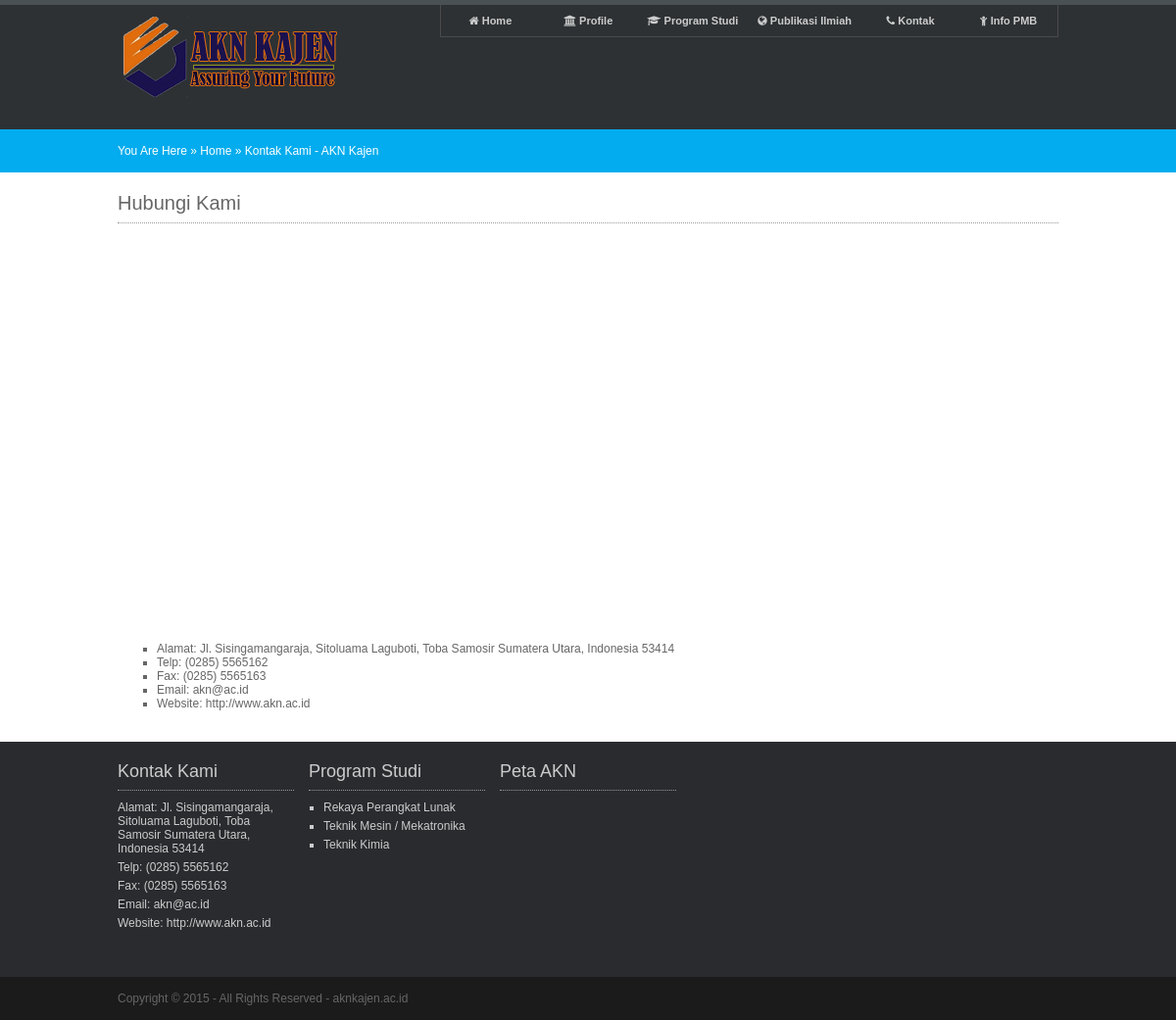
The app's page /index.php/main/kontakkami with its own data.
### tables this page shows
CREATE TABLE IF NOT EXISTS `tb_contact` (
  `id` int(11) NOT NULL AUTO_INCREMENT,
  `nama` varchar(100) NOT NULL,
  `alamat` text NOT NULL,
  `kode_pos` varchar(10) NOT NULL,
  `telp` varchar(50) NOT NULL,
  `fax` varchar(50) NOT NULL,
  `email` varchar(100) NOT NULL,
  `website` varchar(20) NOT NULL,
  PRIMARY KEY (`id`)
);

CREATE TABLE IF NOT EXISTS `tb_prodi` (
  `id` int(11) NOT NULL AUTO_INCREMENT,
  `link` varchar(100) NOT NULL,
  `judul` varchar(100) NOT NULL,
  `keterangan` text NOT NULL,
  `aktif` enum('Ya','Tidak') NOT NULL,
  `urutan` tinyint(4) NOT NULL,
  PRIMARY KEY (`id`)
);

### application/controllers/main.php (called while the page is built, shortened)
<?php
class Main extends CI_Controller {
    function __construct() {
        $this->load->model(array('m_main'));
        $this->ist = 'AKN Kajen';
    }
    function kontakkami() {
        $data['title'] = 'Kontak Kami - '.$this->ist;
        $data['contact'] = $this->m_main->get_data_contact()->row();
        $this->load->view('main/detail-kontak', $data);
    }
}

### index.php (called while the page is built, shortened)
<?php
require_once BASEPATH.'core/CodeIgniter.php';

### application/models/m_main.php (called while the page is built, shortened)
<?php
class M_main extends CI_Model {
    function get_list_prodi($id = NULL) {
        $q = NULL;
        $sql = "select * from tb_prodi where aktif = 'Ya' $q order BY urutan";
        return $this->db->query($sql);
    }
    function get_data_contact() {
        $sql = "select * from tb_contact";
        return $this->db->query($sql);
    }
    function get_list_profile($id = NULL) {
        $q = NULL;
        $sql = "select * from tb_profile where aktif = 'Ya' $q order by urutan";
        return $this->db->query($sql);
    }
    function get_list_kategori_jurnal($id = NULL) {
        $q = NULL;
        $sql = "select * from tb_journal_category where id is not NULL $q order by id asc";
        $result = $this->db->query($sql)->result();
        foreach ($result as $key => $value) {
            $sql_child = "select count(*) as jumlah from tb_journal where id_journal_category = '".$value->id."'";
            $result[$key]->jumlah = $this->db->query($sql_child)->row()->jumlah;
        }
        return $result;
    }
}

### application/models/m_masterdata.php (called while the page is built, shortened)
<?php
class M_masterdata extends CI_Model {
    function get_data_config() {
        $sql = "select * from tb_ta_aktif";
        return $this->db->query($sql);
    }
}

### application/helpers/functions_helper.php (called while the page is built, shortened)
<?php
    function remove_accent($str)
{
  $a = array('À', 'Á', 'Â', 'Ã', 'Ä', 'Å', 'Æ', 'Ç', 'È', 'É', 'Ê', 'Ë', 'Ì', 'Í', 'Î', 'Ï', 'Ð', 'Ñ', 'Ò', 'Ó', 'Ô', 'Õ', 'Ö', 'Ø', 'Ù', 'Ú', 'Û', 'Ü', 'Ý', 'ß', 'à', 'á', 'â', 'ã', 'ä', 'å', 'æ', 'ç', 'è', 'é', 'ê', 'ë', 'ì', 'í', 'î', 'ï', 'ñ', 'ò', 'ó', 'ô', 'õ', 'ö', 'ø', 'ù', 'ú', 'û', 'ü', 'ý', 'ÿ', 'Ā', 'ā', 'Ă', 'ă', 'Ą', 'ą', 'Ć', 'ć', 'Ĉ', 'ĉ', 'Ċ', 'ċ', 'Č', 'č', 'Ď', 'ď', 'Đ', 'đ', 'Ē', 'ē', 'Ĕ', 'ĕ', 'Ė', 'ė', 'Ę', 'ę', 'Ě', 'ě', 'Ĝ', 'ĝ', 'Ğ', 'ğ', 'Ġ', 'ġ', 'Ģ', 'ģ', 'Ĥ', 'ĥ', 'Ħ', 'ħ', 'Ĩ', 'ĩ', 'Ī', 'ī', 'Ĭ', 'ĭ', 'Į', 'į', 'İ', 'ı', 'Ĳ', 'ĳ', 'Ĵ', 'ĵ', 'Ķ', 'ķ', 'Ĺ', 'ĺ', 'Ļ', 'ļ', 'Ľ', 'ľ', 'Ŀ', 'ŀ', 'Ł', 'ł', 'Ń', 'ń', 'Ņ', 'ņ', 'Ň', 'ň', 'ŉ', 'Ō', 'ō', 'Ŏ', 'ŏ', 'Ő', 'ő', 'Œ', 'œ', 'Ŕ', 'ŕ', 'Ŗ', 'ŗ', 'Ř', 'ř', 'Ś', 'ś', 'Ŝ', 'ŝ', 'Ş', 'ş', 'Š', 'š', 'Ţ', 'ţ', 'Ť', 'ť', 'Ŧ', 'ŧ', 'Ũ', 'ũ', 'Ū', 'ū', 'Ŭ', 'ŭ', 'Ů', 'ů', 'Ű', 'ű', 'Ų', 'ų', 'Ŵ', 'ŵ', 'Ŷ', 'ŷ', 'Ÿ', 'Ź', 'ź', 'Ż', 'ż', 'Ž', 'ž', 'ſ', 'ƒ', 'Ơ', 'ơ', 'Ư', 'ư', 'Ǎ', 'ǎ', 'Ǐ', 'ǐ', 'Ǒ', 'ǒ', 'Ǔ', 'ǔ', 'Ǖ', 'ǖ', 'Ǘ', 'ǘ', 'Ǚ', 'ǚ', 'Ǜ', 'ǜ', 'Ǻ', 'ǻ', 'Ǽ', 'ǽ', 'Ǿ', 'ǿ');
  $b = array('A', 'A', 'A', 'A', 'A', 'A', 'AE', 'C', 'E', 'E', 'E', 'E', 'I', 'I', 'I', 'I', 'D', 'N', 'O', 'O', 'O', 'O', 'O', 'O', 'U', 'U', 'U', 'U', 'Y', 's', 'a', 'a', 'a', 'a', 'a', 'a', 'ae', 'c', 'e', 'e', 'e', 'e', 'i', 'i', 'i', 'i', 'n', 'o', 'o', 'o', 'o', 'o', 'o', 'u', 'u', 'u', 'u', 'y', 'y', 'A', 'a', 'A', 'a', 'A', 'a', 'C', 'c', 'C', 'c', 'C', 'c', 'C', 'c', 'D', 'd', 'D', 'd', 'E', 'e', 'E', 'e', 'E', 'e', 'E', 'e', 'E', 'e', 'G', 'g', 'G', 'g', 'G', 'g', 'G', 'g', 'H', 'h', 'H', 'h', 'I', 'i', 'I', 'i', 'I', 'i', 'I', 'i', 'I', 'i', 'IJ', 'ij', 'J', 'j', 'K', 'k', 'L', 'l', 'L', 'l', 'L', 'l', 'L', 'l', 'l', 'l', 'N', 'n', 'N', 'n', 'N', 'n', 'n', 'O', 'o', 'O', 'o', 'O', 'o', 'OE', 'oe', 'R', 'r', 'R', 'r', 'R', 'r', 'S', 's', 'S', 's', 'S', 's', 'S', 's', 'T', 't', 'T', 't', 'T', 't', 'U', 'u', 'U', 'u', 'U', 'u', 'U', 'u', 'U', 'u', 'U', 'u', 'W', 'w', 'Y', 'y', 'Y', 'Z', 'z', 'Z', 'z', 'Z', 'z', 's', 'f', 'O', 'o', 'U', 'u', 'A', 'a', 'I', 'i', 'O', 'o', 'U', 'u', 'U', 'u', 'U', 'u', 'U', 'u', 'U', 'u', 'A', 'a', 'AE', 'ae', 'O', 'o');
  return str_replace($a, $b, $str);
}
    function post_slug($str) {
        return strtolower(preg_replace(array('/[^a-zA-Z0-9 -]/', '/[ -]+/', '/^-|-$/'),
        array('', '-', ''), remove_accent($str)));
    }
?>

### application/views/footbox.php (the view, shortened to what this page needs)
<div class="footbox">
    <h2>Kontak Kami</h2>
    <ul>
      <li>Alamat: <?= $contact->alamat ?> <?= $contact->kode_pos ?></li>
      <li>Telp: <?= $contact->telp ?></li>
      <li>Fax: <?= $contact->fax ?></li>
      <li>Email: <?= $contact->email ?></li>
      <li class="last">Website: <?= $contact->website ?></li>
    </ul>
</div>
<div class="footbox">
    <h2>Program Studi</h2>
    <ul style="list-style-type: square; margin-left: 15px;">
        <?php
            $prodi = $this->m_main->get_list_prodi()->result();
            foreach ($prodi as $data) { ?>
        <li><b><a style="color: #ccc;" href="<?= base_url('main/detailprodi/'.$data->id.'/'.  post_slug($data->judul)) ?>"><?= $data->link ?></a></b></li>
        <?php } ?>
    </ul>
</div>
<div class="footbox">
    <h2>Peta AKN</h2>
    <div style="overflow:hidden;height:160px;width:400px;"><div id="gmap_canvas" style="height:160px;width:400px;"></div></div>
</div>

### application/views/main/detail-kontak.php (shortened to what this page needs)
<!DOCTYPE html PUBLIC "-//W3C//DTD XHTML 1.0 Transitional//EN" "http://www.w3.org/TR/xhtml1/DTD/xhtml1-transitional.dtd">
<html xmlns="http://www.w3.org/1999/xhtml">
<head>
<link rel="stylesheet" href="<?= base_url('assets/sched/styles/layout.css') ?>" type="text/css" />
<link rel="stylesheet" href="<?= base_url('assets/plugins/font-awesome-4.3.0/css/font-awesome.min.css') ?>" type="text/css" />
</head>
<body>
<div class="wrapper col0">
</div>
<div class="wrapper col1">
  <div id="header">
    <div id="logo">
      <h1><a href="<?= base_url('') ?>"><img src="<?= base_url('assets/img/logo-univ.png') ?>" /></a></h1>
    </div>
    <div id="topnav">
        <?= $this->load->view('nav') ?>
    </div>
    <br class="clear" />
  </div>
</div>
<div class="wrapper col2">
  <div id="breadcrumb">
    <ul>
      <li class="first">You Are Here</li>
      <li>&#187;</li>
      <li><a href="#">Home</a></li>
      <li>&#187;</li>
      <li class="current"><?= $title ?></li>
    </ul>
  </div>
</div>
<div class="wrapper col3">
  <div id="container">
      <h1>Hubungi Kami</h1>
      <div style="overflow:hidden;height:400px;width:950px;"><div id="gmap_canvas" style="height:400px;width:950px;"></div></div>
    <div>
        <ul style="list-style-type: square;">
        <li>Alamat: <?= $contact->alamat ?> <?= $contact->kode_pos ?></li>
        <li>Telp: <?= $contact->telp ?></li>
        <li>Fax: <?= $contact->fax ?></li>
        <li>Email: <?= $contact->email ?></li>
        <li class="last">Website: <?= $contact->website ?></li>
      </ul>
    </div>
  </div>
</div>
<div class="wrapper col4">
  <div id="footer">
    <?= $this->load->view('footbox') ?>
    <br class="clear" />
  </div>
</div>
<?= $this->load->view('footer') ?>
</body>
</html>

### assets/sched/styles/layout.css (style rules this page uses)
html { overflow-y:scroll; }
body { margin:0; padding:0; font-size:12px; font-family:"lucida grande",tahoma,verdana,arial,sans-serif; color:#333333; background-color:#FFFFFF; }
a { outline:none; text-decoration:none; }
img { display:block; margin:0; padding:0; border:none; }
div.wrapper { display:block; width:100%; margin:0; text-align:left; }
div.wrapper h1, div.wrapper h2, div.wrapper h3, div.wrapper h4, div.wrapper h5, div.wrapper h6 { margin:0; padding:0; font-size:20px; font-weight:normal; line-height:normal; font-family:"lucida grande",tahoma,verdana,arial,sans-serif; }
.col0 { color:#FFFFFF; background-color:#2D3134; border-top:5px solid #4A5155; }
.col1, .col1 a { color:#cccccc; background-color:#2D3134; }
.col2 { color:#FFFFFF; background-color:#02ACEE; padding:15px 0 }
.col3 { color:#666666; background-color:#FFFFFF; }
.col4 { color:#CCCCCC; background-color:#2A2B2F; }
.col4 a { color:#02ACEE; background-color:#2A2B2F; }
#header, #topbar, #topnav, #breadcrumb, #homecontent, #container, #footer, #copyright { display:block; position:relative; width:960px; margin:0 auto; }
#header { padding:0 0 20px 0; }
#header #logo { display:block; float:left; width:300px; margin-top:7px; overflow:hidden; }
#header #logo h1, #header p, #header ul { margin:0; padding:0; list-style:none; line-height:normal; }
#header #logo h1 { font-size:32px; }
#breadcrumb a { color:#FFFFFF; background-color:#02ACEE; }
#breadcrumb ul { margin:0; padding:0; list-style:none; }
#breadcrumb ul li { display:inline; }
#container { padding:20px 0; }
#container h1, #container h2, #container h3, #container h4, #container h5, #container h6, #homecontent h2 { font-size:20px; margin:0 0 15px 0; padding-bottom:8px; color:#666666; background-color:#FFFFFF; border-bottom:1px dotted #999999; }
#footer { padding:20px 0; }
#footer h2, #footer p, #footer ul, #footer a { margin:0; padding:0; font-weight:normal; list-style:none; line-height:normal; }
#footer h2 { font-size:18px; font-weight:normal; margin-bottom:10px; padding-bottom:8px; border-bottom:1px dotted #999999; }
#footer li { margin-bottom:5px; }
#footer .footbox { display:block; float:left; width:180px; margin:0 15px 0 0; padding:0; }
#footer .last { margin:0; }

### records on screen
tb_contact: alamat "Jl. Sisingamangaraja, Sitoluama Laguboti, Toba Samosir Sumatera Utara, Indonesia", kode_pos "53414", telp "(0285) 5565162", fax "(0285) 5565163", email "akn@ac.id", website "http://www.akn.ac.id"
tb_prodi: link "Rekaya Perangkat Lunak"
tb_prodi: link "Teknik Mesin / Mekatronika"
tb_prodi: link "Teknik Kimia"

### other values on screen
$title "Kontak Kami - AKN Kajen"
